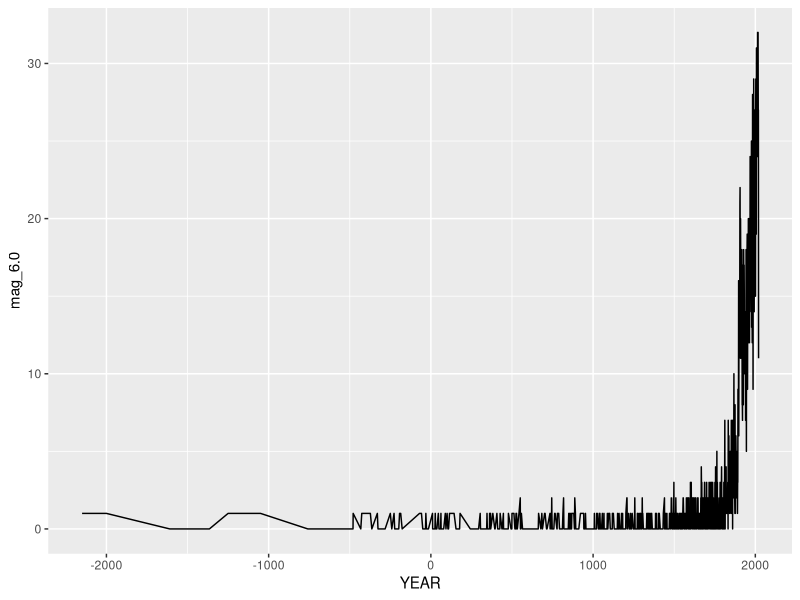

Source code (R): (Note: this script raises an error after producing the figure.)
library(dplyr)
library(ggplot2)
library(tidyr)

#1.1
Sig_Eq <- read.delim(file = "signif.txt",header = TRUE)  #read the data
head(Sig_Eq)
Sig_Eqs <- as_tibble(Sig_Eq)   #convert it to a tibble object 
Sig_Eqs

#1.2

death_country <- Sig_Eqs %>%
  select(COUNTRY,DEATHS) %>%
  group_by(COUNTRY) %>%
  #count the total number of death in each country
  summarise(total_death = sum(DEATHS,na.rm = TRUE)) %>% 
  arrange(desc(total_death))  # arrange them from big to small

death_country
death_country[1:10,]


#1.3
Sig_Eqs %>%
  select(YEAR,EQ_PRIMARY) %>%
  group_by(YEAR) %>%
  summarise(mag_6.0 = sum(EQ_PRIMARY>6.0, na.rm= TRUE)) %>% #the sum of magnitude larger than 6.0
  ggplot(aes(YEAR,mag_6.0)) +
  geom_line()


#1.4

CountEq_LargestEq <- function(country){
  co_eq = Sig_Eqs %>%
    select(COUNTRY,EQ_PRIMARY) %>%  #pick the data that needed
    filter(COUNTRY == country)      # filter the country which is inputted
  num_eq = as.numeric(nrow(co_eq))    # country's number of earthquake
  
  date_cou = Sig_Eqs %>%
    filter(COUNTRY == country) %>%   # filter the country which inputed
    select(YEAR,MONTH,DAY,COUNTRY,EQ_PRIMARY) %>%   #pick the data that needed
    #creat the date variable
    mutate(date=paste(as.character(YEAR),'year', as.character(MONTH),'month',as.character(DAY),'day')) %>%
    arrange(desc(EQ_PRIMARY)) # arrange it in sequence
  # in the case that the country have more than one biggest earthquake.
  date_country = date_cou$date[(date_cou$EQ_PRIMARY == max(date_cou$EQ_PRIMARY,na.rm = TRUE )) ]
  # delete the NA parts
  date_country=date_country[!is.na(date_country)]
  
  #return the number of earthquake, and the date that happen
  return(c(num_eq, date_country))
    
}

CountEq_LargestEq('GREECE')

country_all = unique(countr_all_desc$COUNTRY)

for(i in country_all){
  print(i)                     #print every country's name
  print(CountEq_LargestEq(i))  #print the return of the function above
  
}





  